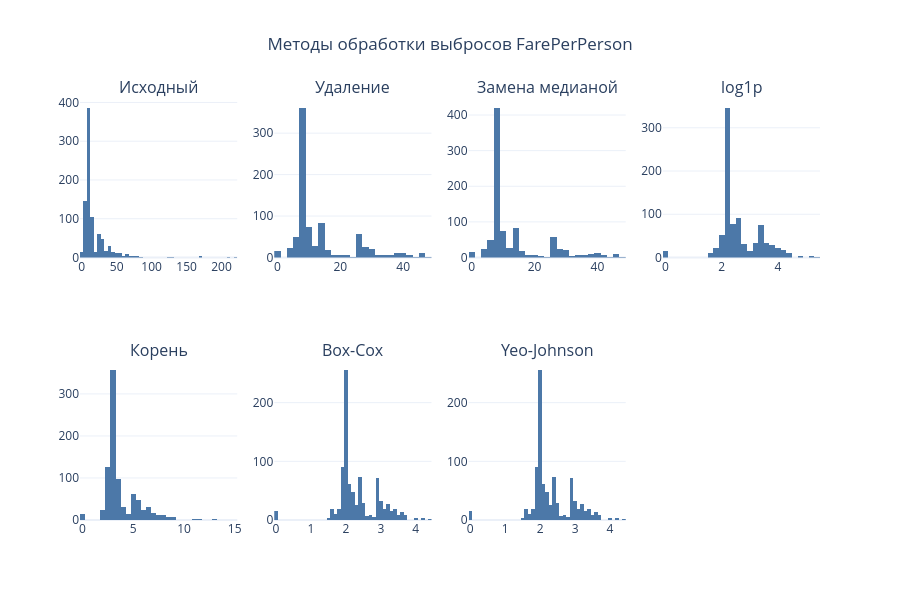

The notebook cell this image was saved under:
### Markdown cell above
**1. Выбросы.** Z-оценка и IQR - это статистическая идентификация. Методы обработки: удаление, замена (медиана / среднее), трансформация (логарифм, корень, box-cox, yeo-johnson), кодирование в отдельную категорию. На примере FarePerPerson.

### Code cell
from scipy import stats

# FarePerPerson — из test1: Fare это цена за билет на группу, делим на размер группы
df["TicketGroupSize"] = df.groupby("Ticket")["Ticket"].transform("count")
df["FarePerPerson"] = df["Fare"] / df["TicketGroupSize"]
fpp = df["FarePerPerson"]

# Идентификация статистикой
# Z-оценка: на сколько стандартных отклонений значение ушло от среднего
z = (fpp - fpp.mean()) / fpp.std()
print("Выбросов по правилу |Z| > 3:", (z.abs() > 3).sum())

# IQR: выброс — то, что дальше 1.5*IQR от границ «ящика» (Q1 и Q3)
q1, q3 = fpp.quantile([0.25, 0.75])
iqr = q3 - q1
low, high = q1 - 1.5 * iqr, q3 + 1.5 * iqr
outliers = (fpp < low) | (fpp > high)
print(f"Выбросов по IQR (за пределами [{low:.1f}, {high:.1f}]):", outliers.sum())
print("IQR строже: Z-оценка сама страдает от выбросов (они раздувают std).")

# Методы обработки
# 1. Удаление строк с выбросами
fpp_dropped = fpp[~outliers]

# 2. Замена: выбросы -> медиана (или среднее)
fpp_replaced = fpp.where(~outliers, fpp.median())

# 3. Трансформация: сжимает правый хвост, выбросы перестают быть экстремальными
fpp_log = np.log1p(fpp)                 # логарифм: log(1 + x), безопасен для нулей
fpp_sqrt = np.sqrt(fpp)                 # корень: мягче логарифма
fpp_boxcox = stats.boxcox(fpp + 1)[0]   # box-cox: сам подбирает степень, требует x > 0
fpp_yeo = stats.yeojohnson(fpp)[0]      # yeo-johnson: как box-cox, но умеет 0 и минус

# 4. Кодирование в отдельную категорию: новый признак-флаг «это выброс»
df["FareOutlier"] = outliers.astype(int)

# Все варианты рядом: исходный + 2 метода + 4 трансформации, сеткой в 2 ряда
variants = [
    ("Исходный", fpp), ("Удаление", fpp_dropped),
    ("Замена медианой", fpp_replaced), ("log1p", fpp_log),
    ("Корень", fpp_sqrt), ("Box-Cox", fpp_boxcox), ("Yeo-Johnson", fpp_yeo),
]
fig = make_subplots(rows=2, cols=4, subplot_titles=[name for name, _ in variants])
for i, (name, data) in enumerate(variants):
    fig.add_trace(go.Histogram(x=data, marker_color="#4C78A8"), row=i // 4 + 1, col=i % 4 + 1)
fig.update_layout(template="plotly_white", height=600, showlegend=False, title_text="Методы обработки выбросов FarePerPerson", title_x=0.5)
fig.show()

print("Выбор на дальнейшее: log1p (просто и обратимо),")
print("удаление/замена - такое себе т.к. строк мало, а выбросы не ошибки, а реальные цены.")

### Figure 1 — Plotly figure (JSON) as saved in the notebook; plotly's stock layout.template omitted (floating-point values rounded to 4 significant figures; data arrays with more than 128 entries replaced by an {"elided": "..."} marker saying what was removed)
{"data": [{"marker": {"color": "#4C78A8"}, "type": "histogram", "x": {"elided": "891 float values"}, "xaxis": "x", "yaxis": "y"}, {"marker": {"color": "#4C78A8"}, "type": "histogram", "x": {"elided": "832 float values"}, "xaxis": "x2", "yaxis": "y2"}, {"marker": {"color": "#4C78A8"}, "type": "histogram", "x": {"elided": "891 float values"}, "xaxis": "x3", "yaxis": "y3"}, {"marker": {"color": "#4C78A8"}, "type": "histogram", "x": {"elided": "891 float values"}, "xaxis": "x4", "yaxis": "y4"}, {"marker": {"color": "#4C78A8"}, "type": "histogram", "x": {"elided": "891 float values"}, "xaxis": "x5", "yaxis": "y5"}, {"marker": {"color": "#4C78A8"}, "type": "histogram", "x": {"elided": "891 float values"}, "xaxis": "x6", "yaxis": "y6"}, {"marker": {"color": "#4C78A8"}, "type": "histogram", "x": {"elided": "891 float values"}, "xaxis": "x7", "yaxis": "y7"}], "layout": {"annotations": [{"font": {"size": 16}, "showarrow": false, "text": "Исходный", "x": 0.1062, "xanchor": "center", "xref": "paper", "y": 1, "yanchor": "bottom", "yref": "paper"}, {"font": {"size": 16}, "showarrow": false, "text": "Удаление", "x": 0.3688, "xanchor": "center", "xref": "paper", "y": 1, "yanchor": "bottom", "yref": "paper"}, {"font": {"size": 16}, "showarrow": false, "text": "Замена медианой", "x": 0.6313, "xanchor": "center", "xref": "paper", "y": 1, "yanchor": "bottom", "yref": "paper"}, {"font": {"size": 16}, "showarrow": false, "text": "log1p", "x": 0.8938, "xanchor": "center", "xref": "paper", "y": 1, "yanchor": "bottom", "yref": "paper"}, {"font": {"size": 16}, "showarrow": false, "text": "Корень", "x": 0.1062, "xanchor": "center", "xref": "paper", "y": 0.375, "yanchor": "bottom", "yref": "paper"}, {"font": {"size": 16}, "showarrow": false, "text": "Box-Cox", "x": 0.3688, "xanchor": "center", "xref": "paper", "y": 0.375, "yanchor": "bottom", "yref": "paper"}, {"font": {"size": 16}, "showarrow": false, "text": "Yeo-Johnson", "x": 0.6313, "xanchor": "center", "xref": "paper", "y": 0.375, "yanchor": "bottom", "yref": "paper"}], "height": 600, "showlegend": false, "title": {"text": "Методы обработки выбросов FarePerPerson", "x": 0.5}, "xaxis": {"anchor": "y", "domain": [0, 0.2125]}, "xaxis2": {"anchor": "y2", "domain": [0.2625, 0.475]}, "xaxis3": {"anchor": "y3", "domain": [0.525, 0.7375]}, "xaxis4": {"anchor": "y4", "domain": [0.7875, 1]}, "xaxis5": {"anchor": "y5", "domain": [0, 0.2125]}, "xaxis6": {"anchor": "y6", "domain": [0.2625, 0.475]}, "xaxis7": {"anchor": "y7", "domain": [0.525, 0.7375]}, "xaxis8": {"anchor": "y8", "domain": [0.7875, 1]}, "yaxis": {"anchor": "x", "domain": [0.625, 1]}, "yaxis2": {"anchor": "x2", "domain": [0.625, 1]}, "yaxis3": {"anchor": "x3", "domain": [0.625, 1]}, "yaxis4": {"anchor": "x4", "domain": [0.625, 1]}, "yaxis5": {"anchor": "x5", "domain": [0, 0.375]}, "yaxis6": {"anchor": "x6", "domain": [0, 0.375]}, "yaxis7": {"anchor": "x7", "domain": [0, 0.375]}, "yaxis8": {"anchor": "x8", "domain": [0, 0.375]}}}
